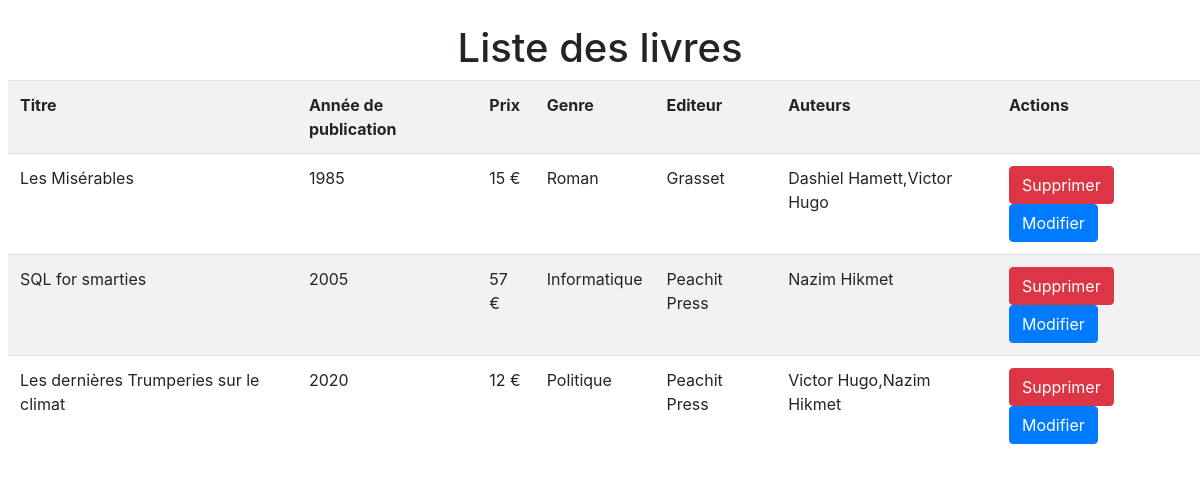
/php/affichage-livres.php, run on the app's committed database.
### tables this page shows
CREATE TABLE livres(
    id SMALLINT UNSIGNED AUTO_INCREMENT,
    titre VARCHAR(80) NOT NULL,
    annee_publication YEAR NOT NULL,
    prix SMALLINT UNSIGNED NOT NULL,
    id_genre SMALLINT UNSIGNED NOT NULL,
    id_editeur SMALLINT UNSIGNED NOT NULL,
    PRIMARY KEY (id),
    CONSTRAINT contrainte_livre_genre
        FOREIGN KEY (id_genre)
        REFERENCES genres(id),
    CONSTRAINT contrainte_livre_editeur 
        FOREIGN KEY (id_editeur) 
        REFERENCES editeurs(id)
);

### php/affichage-livres.php (the view, shortened to what this page needs)
<?php
try {
$pdo = require("connexion.php");
    $sql = "SELECT * FROM vue_livres";
    $query = $pdo->query($sql);
    $bookList = $query->fetchAll(PDO::FETCH_ASSOC);
} catch (PDOException $ex) {
    echo $ex->getMessage();
}
?>
<!DOCTYPE html>
<html lang="fr">
<head>
    <link rel="stylesheet" href="https://stackpath.bootstrapcdn.com/bootstrap/4.5.2/css/bootstrap.min.css">
</head>
<body>
    <h1 class="text-center mt-4 mb-2">Liste des livres</h1>
    <table class="table table-striped ml-2 mr-2">
        <tr>
            <th>Titre</th>
            <th>Année de publication</th>
            <th>Prix</th>
            <th>Genre</th>
            <th>Editeur</th>
            <th>Auteurs</th>
            <th>Actions</th>
        </tr>
        <?php foreach ($bookList as $book) : ?>
            <tr>
                <td><?= $book["titre"] ?></td>
                <td><?= $book["annee_publication"] ?></td>
                <td><?= $book["prix"] / 100 ?> €</td>
                <td><?= $book["nom_genre"] ?></td>
                <td><?= $book["nom_editeur"] ?></td>
                <td><?= $book["auteurs"] ?></td>
                <td>
                    <a href="/suppression-livres.php?id=<?= $book["id"] ?>" class="btn btn-danger">
                        Supprimer
                    </a>
                    <a href="/modifier-livres.php?id=<?= $book["id"] ?>" class="btn btn-primary">
                        Modifier
                    </a>
                </td>
            </tr>
        <?php endforeach ?>
    </table>
</body>
</html>

### data on the page
livres: titre "Les Misérables", annee_publication "1985", $book['prix']/100 "15", nom_genre "Roman", nom_editeur "Grasset", auteurs "Dashiel Hamett,Victor Hugo"
livres: titre "SQL for smarties", annee_publication "2005", $book['prix']/100 "57", nom_genre "Informatique", nom_editeur "Peachit Press", auteurs "Nazim Hikmet"
livres: titre "Les dernières Trumperies sur le climat", annee_publication "2020", $book['prix']/100 "12", nom_genre "Politique", nom_editeur "Peachit Press", auteurs "Victor Hugo,Nazim Hikmet"
